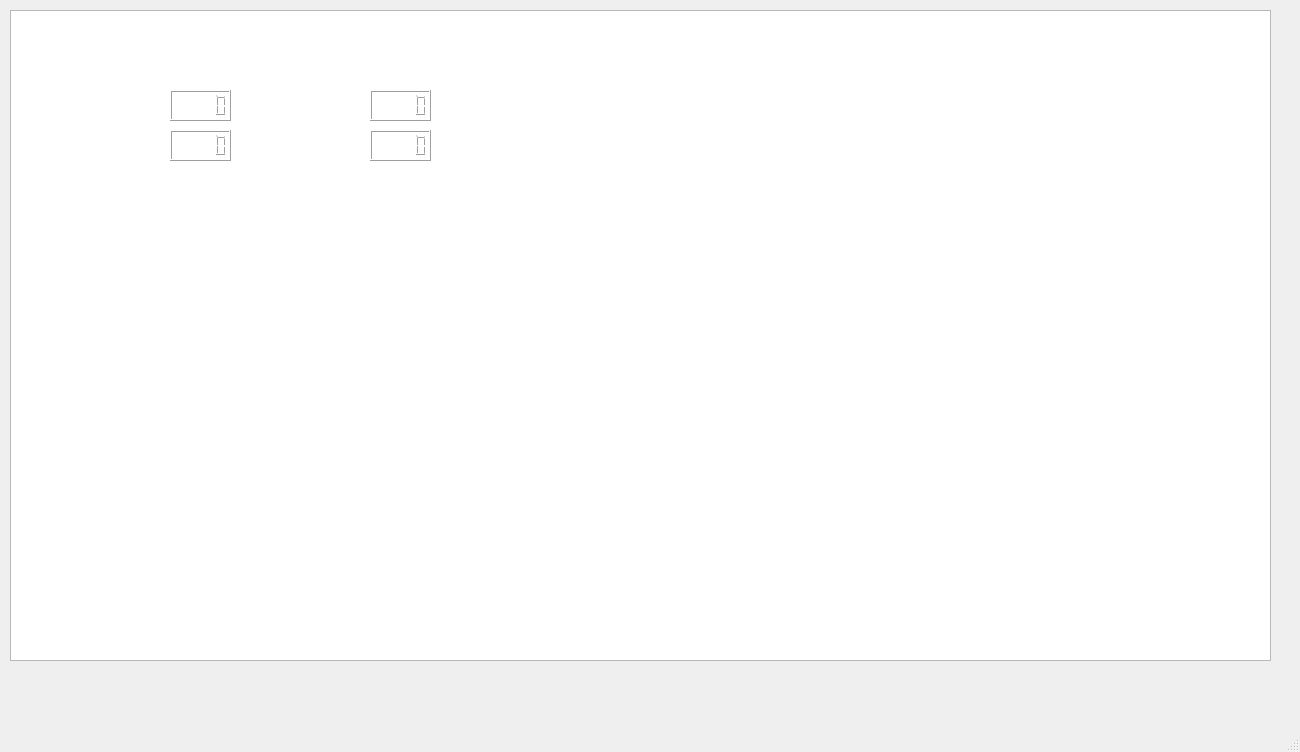
<?xml version="1.0" encoding="UTF-8"?>
<ui version="4.0">
 <class>level3multiplayer</class>
 <widget class="QMainWindow" name="level3multiplayer">
  <property name="geometry">
   <rect>
    <x>0</x>
    <y>0</y>
    <width>1300</width>
    <height>752</height>
   </rect>
  </property>
  <property name="windowTitle">
   <string>MainWindow</string>
  </property>
  <widget class="QWidget" name="centralwidget">
   <widget class="QGraphicsView" name="graphicsView">
    <property name="geometry">
     <rect>
      <x>10</x>
      <y>10</y>
      <width>1261</width>
      <height>651</height>
     </rect>
    </property>
   </widget>
   <widget class="QLabel" name="label">
    <property name="geometry">
     <rect>
      <x>10</x>
      <y>10</y>
      <width>1271</width>
      <height>661</height>
     </rect>
    </property>
    <property name="text">
     <string>TextLabel</string>
    </property>
   </widget>
   <widget class="QLabel" name="label_2">
    <property name="geometry">
     <rect>
      <x>70</x>
      <y>50</y>
      <width>111</width>
      <height>31</height>
     </rect>
    </property>
    <property name="text">
     <string>&lt;html&gt;&lt;head/&gt;&lt;body&gt;&lt;p&gt;&lt;span style=&quot; font-size:18pt; font-weight:600; color:#ffffff;&quot;&gt;PLAYER 1&lt;/span&gt;&lt;/p&gt;&lt;/body&gt;&lt;/html&gt;</string>
    </property>
   </widget>
   <widget class="QLabel" name="label_3">
    <property name="geometry">
     <rect>
      <x>70</x>
      <y>90</y>
      <width>91</width>
      <height>31</height>
     </rect>
    </property>
    <property name="text">
     <string>&lt;html&gt;&lt;head/&gt;&lt;body&gt;&lt;p&gt;&lt;span style=&quot; font-size:16pt; font-weight:600; color:#ffffff;&quot;&gt;SCORE:&lt;/span&gt;&lt;/p&gt;&lt;/body&gt;&lt;/html&gt;</string>
    </property>
   </widget>
   <widget class="QLabel" name="label_4">
    <property name="geometry">
     <rect>
      <x>70</x>
      <y>130</y>
      <width>91</width>
      <height>31</height>
     </rect>
    </property>
    <property name="text">
     <string>&lt;html&gt;&lt;head/&gt;&lt;body&gt;&lt;p&gt;&lt;span style=&quot; font-size:16pt; font-weight:600; color:#ffffff;&quot;&gt;HEALTH:&lt;/span&gt;&lt;/p&gt;&lt;/body&gt;&lt;/html&gt;</string>
    </property>
   </widget>
   <widget class="QLabel" name="label_5">
    <property name="geometry">
     <rect>
      <x>270</x>
      <y>50</y>
      <width>141</width>
      <height>31</height>
     </rect>
    </property>
    <property name="text">
     <string>&lt;html&gt;&lt;head/&gt;&lt;body&gt;&lt;p&gt;&lt;span style=&quot; font-size:18pt; font-weight:600; color:#ffffff;&quot;&gt;PLAYER 2&lt;/span&gt;&lt;/p&gt;&lt;/body&gt;&lt;/html&gt;</string>
    </property>
   </widget>
   <widget class="QLCDNumber" name="lcdsc1">
    <property name="geometry">
     <rect>
      <x>170</x>
      <y>90</y>
      <width>61</width>
      <height>31</height>
     </rect>
    </property>
   </widget>
   <widget class="QLCDNumber" name="lcdhl1">
    <property name="geometry">
     <rect>
      <x>170</x>
      <y>130</y>
      <width>61</width>
      <height>31</height>
     </rect>
    </property>
   </widget>
   <widget class="QLabel" name="label_6">
    <property name="geometry">
     <rect>
      <x>280</x>
      <y>90</y>
      <width>91</width>
      <height>31</height>
     </rect>
    </property>
    <property name="text">
     <string>&lt;html&gt;&lt;head/&gt;&lt;body&gt;&lt;p&gt;&lt;span style=&quot; font-size:16pt; font-weight:600; color:#ffffff;&quot;&gt;SCORE:&lt;/span&gt;&lt;/p&gt;&lt;/body&gt;&lt;/html&gt;</string>
    </property>
   </widget>
   <widget class="QLabel" name="label_7">
    <property name="geometry">
     <rect>
      <x>270</x>
      <y>130</y>
      <width>91</width>
      <height>31</height>
     </rect>
    </property>
    <property name="text">
     <string>&lt;html&gt;&lt;head/&gt;&lt;body&gt;&lt;p&gt;&lt;span style=&quot; font-size:16pt; font-weight:600; color:#ffffff;&quot;&gt;HEALTH:&lt;/span&gt;&lt;/p&gt;&lt;/body&gt;&lt;/html&gt;</string>
    </property>
   </widget>
   <widget class="QLCDNumber" name="lcdsc2">
    <property name="geometry">
     <rect>
      <x>370</x>
      <y>90</y>
      <width>61</width>
      <height>31</height>
     </rect>
    </property>
   </widget>
   <widget class="QLCDNumber" name="lcdhl2">
    <property name="geometry">
     <rect>
      <x>370</x>
      <y>130</y>
      <width>61</width>
      <height>31</height>
     </rect>
    </property>
   </widget>
   <zorder>label</zorder>
   <zorder>graphicsView</zorder>
   <zorder>label_2</zorder>
   <zorder>label_3</zorder>
   <zorder>label_4</zorder>
   <zorder>label_5</zorder>
   <zorder>lcdsc1</zorder>
   <zorder>lcdhl1</zorder>
   <zorder>label_6</zorder>
   <zorder>label_7</zorder>
   <zorder>lcdsc2</zorder>
   <zorder>lcdhl2</zorder>
  </widget>
  <widget class="QMenuBar" name="menubar">
   <property name="geometry">
    <rect>
     <x>0</x>
     <y>0</y>
     <width>1300</width>
     <height>22</height>
    </rect>
   </property>
  </widget>
  <widget class="QStatusBar" name="statusbar"/>
 </widget>
 <resources/>
 <connections/>
</ui>
